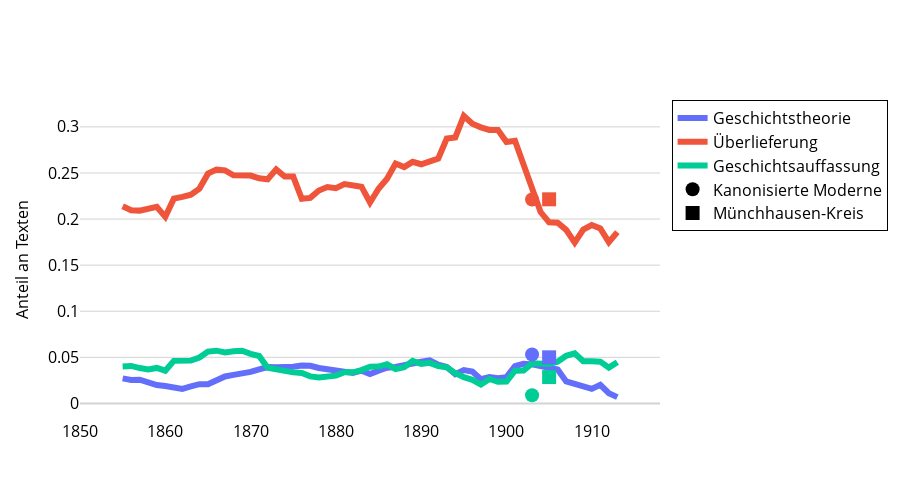

Notebook code for this chart:
### Markdown cell above
# Überblick

### Code cell
meta_plot = ts[[
    'theoretisch_share_smoothed', 
    'ueberlieferung_share_smoothed', 
    'geschichtsauffassung_share_smoothed',
]]
meta_plot.columns = [
    'Geschichtstheorie', 
    'Überlieferung', 
    'Geschichtsauffassung',
]
save_ts_data(meta_plot, prefix='06_08_Geschichtstheorie_')

fig = create_ts_plot(
    data = meta_plot, 
    columns = meta_plot.columns, 
    y_axis_title = 'Anteil an Texten',
    add_corporas = sub_df, add_corpora_names = sub_names,
    add_corpora_categories = ['theoretisch_share', 'ueberlieferung_share', 'geschichtsauffassung_share']
)
fig = update_fig_for_publication(fig)
fig.write_image(f"plots/6.8 Geschichtstheorie, Überlieferung und Geschichtsauffassungen im Zeitverlauf.pdf")
fig.show()

### Figure 1 — Plotly figure (JSON) as saved in the notebook; plotly's stock layout.template omitted (floating-point values rounded to 4 significant figures)
{"data": [{"line": {"color": "#636EFA", "width": 6}, "mode": "lines", "name": "Geschichtstheorie", "type": "scatter", "x": [1850, 1851, 1852, 1853, 1854, 1855, 1856, 1857, 1858, 1859, 1860, 1861, 1862, 1863, 1864, 1865, 1866, 1867, 1868, 1869, 1870, 1871, 1872, 1873, 1874, 1875, 1876, 1877, 1878, 1879, 1880, 1881, 1882, 1883, 1884, 1885, 1886, 1887, 1888, 1889, 1890, 1891, 1892, 1893, 1894, 1895, 1896, 1897, 1898, 1899, 1900, 1901, 1902, 1903, 1904, 1905, 1906, 1907, 1908, 1909, 1910, 1911, 1912, 1913, 1914, 1915, 1916, 1917, 1918], "y": [null, null, null, null, null, 0.02722, 0.02541, 0.02566, 0.02231, 0.01989, 0.01892, 0.01784, 0.0158, 0.01836, 0.02083, 0.02078, 0.02427, 0.0292, 0.03095, 0.0321, 0.03418, 0.03699, 0.03943, 0.0393, 0.03922, 0.03972, 0.04117, 0.04075, 0.03848, 0.03707, 0.0364, 0.03493, 0.03293, 0.03545, 0.03187, 0.03556, 0.03878, 0.03958, 0.04184, 0.04287, 0.04516, 0.04659, 0.04194, 0.0395, 0.03178, 0.03622, 0.03451, 0.02627, 0.02851, 0.02733, 0.02844, 0.04047, 0.04296, 0.04236, 0.04043, 0.03927, 0.03671, 0.02383, 0.02071, 0.01748, 0.01574, 0.02021, 0.01106, 0.006826, null, null, null, null, null]}, {"line": {"color": "#EF553B", "width": 6}, "mode": "lines", "name": "Überlieferung", "type": "scatter", "x": [1850, 1851, 1852, 1853, 1854, 1855, 1856, 1857, 1858, 1859, 1860, 1861, 1862, 1863, 1864, 1865, 1866, 1867, 1868, 1869, 1870, 1871, 1872, 1873, 1874, 1875, 1876, 1877, 1878, 1879, 1880, 1881, 1882, 1883, 1884, 1885, 1886, 1887, 1888, 1889, 1890, 1891, 1892, 1893, 1894, 1895, 1896, 1897, 1898, 1899, 1900, 1901, 1902, 1903, 1904, 1905, 1906, 1907, 1908, 1909, 1910, 1911, 1912, 1913, 1914, 1915, 1916, 1917, 1918], "y": [null, null, null, null, null, 0.2138, 0.2096, 0.2092, 0.2104, 0.2133, 0.2024, 0.2221, 0.2241, 0.2265, 0.233, 0.2493, 0.2536, 0.2529, 0.2475, 0.2473, 0.2472, 0.2442, 0.2431, 0.2539, 0.246, 0.246, 0.222, 0.223, 0.2309, 0.2348, 0.2334, 0.238, 0.2369, 0.2351, 0.218, 0.2329, 0.2437, 0.2603, 0.2564, 0.2621, 0.2595, 0.2624, 0.2657, 0.2874, 0.2886, 0.3118, 0.3034, 0.2995, 0.2967, 0.2967, 0.2836, 0.2849, 0.2605, 0.232, 0.2076, 0.1964, 0.1959, 0.1883, 0.1745, 0.1886, 0.1935, 0.1898, 0.1749, 0.1859, null, null, null, null, null]}, {"line": {"color": "#00CC96", "width": 6}, "mode": "lines", "name": "Geschichtsauffassung", "type": "scatter", "x": [1850, 1851, 1852, 1853, 1854, 1855, 1856, 1857, 1858, 1859, 1860, 1861, 1862, 1863, 1864, 1865, 1866, 1867, 1868, 1869, 1870, 1871, 1872, 1873, 1874, 1875, 1876, 1877, 1878, 1879, 1880, 1881, 1882, 1883, 1884, 1885, 1886, 1887, 1888, 1889, 1890, 1891, 1892, 1893, 1894, 1895, 1896, 1897, 1898, 1899, 1900, 1901, 1902, 1903, 1904, 1905, 1906, 1907, 1908, 1909, 1910, 1911, 1912, 1913, 1914, 1915, 1916, 1917, 1918], "y": [null, null, null, null, null, 0.04015, 0.04064, 0.03837, 0.03694, 0.03846, 0.03551, 0.04615, 0.04581, 0.04641, 0.04974, 0.05622, 0.05721, 0.05535, 0.05665, 0.05714, 0.05383, 0.05147, 0.03864, 0.03675, 0.03532, 0.03365, 0.03291, 0.0293, 0.02808, 0.02976, 0.03015, 0.03384, 0.03374, 0.03618, 0.03986, 0.03993, 0.04256, 0.03725, 0.03919, 0.04618, 0.04271, 0.04395, 0.04038, 0.03914, 0.03273, 0.02849, 0.02551, 0.02054, 0.0265, 0.02345, 0.02376, 0.03545, 0.03572, 0.04346, 0.04273, 0.04271, 0.04521, 0.05163, 0.05435, 0.0458, 0.04574, 0.04531, 0.03879, 0.04461, null, null, null, null, null]}, {"marker": {"color": ["#636EFA", "#EF553B", "#00CC96", "#AB63FA", "#FFA15A", "#19D3F3"], "size": 14, "symbol": "circle"}, "mode": "markers", "name": "Kanonisierte Moderne", "showlegend": false, "type": "scatter", "x": [1903, 1903, 1903, 1903], "y": [0.0531, 0.2212, 0.00885]}, {"marker": {"color": "black", "size": 14, "symbol": "circle"}, "mode": "markers", "name": "Kanonisierte Moderne", "type": "scatter", "x": [null], "y": [null]}, {"marker": {"color": ["#636EFA", "#EF553B", "#00CC96", "#AB63FA", "#FFA15A", "#19D3F3"], "size": 14, "symbol": "square"}, "mode": "markers", "name": "Münchhausen-Kreis", "showlegend": false, "type": "scatter", "x": [1905, 1905, 1905, 1905], "y": [0.05, 0.2214, 0.02857]}, {"marker": {"color": "black", "size": 14, "symbol": "square"}, "mode": "markers", "name": "Münchhausen-Kreis", "type": "scatter", "x": [null], "y": [null]}], "layout": {"font": {"color": "black"}, "height": 500, "legend": {"bordercolor": "black", "borderwidth": 1, "font": {"size": 16}, "traceorder": "normal"}, "paper_bgcolor": "white", "plot_bgcolor": "white", "width": 900, "xaxis": {"color": "black", "gridcolor": "white", "showgrid": false, "tickfont": {"size": 16}, "title": {"font": {"size": 16}}}, "yaxis": {"color": "black", "gridcolor": "lightgray", "tickfont": {"size": 16}, "title": {"font": {"size": 16}, "text": "Anteil an Texten"}, "zerolinecolor": "lightgray"}}}
